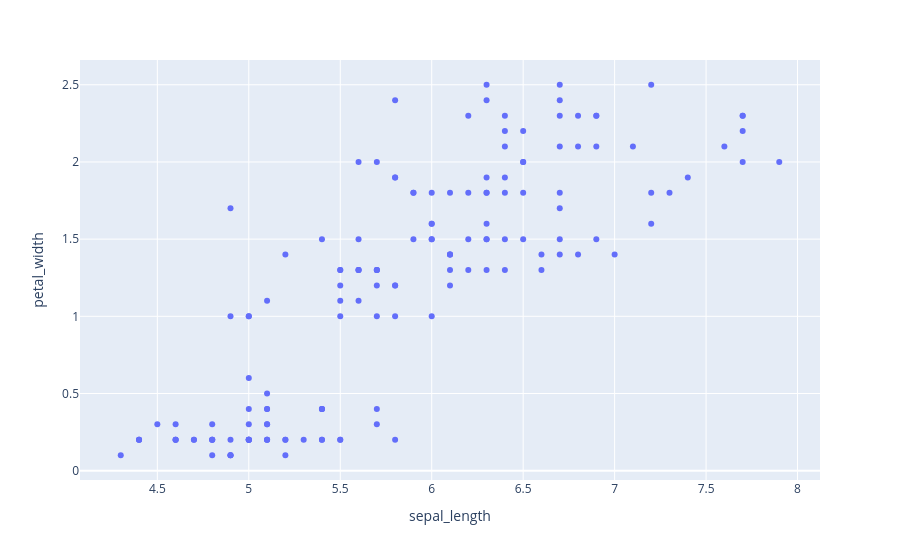

Here is the notebook cell this chart was saved with:
### Markdown cell above
5.4 Interactive driven insight generation
## plotly

### Code cell
df= px.data.iris()
#scatter plot
# df
fig=px.scatter(df,x='sepal_length',y='petal_width')
fig.show()
fig.write_html('plot.html')

### Figure 1 — Plotly figure (JSON) as saved in the notebook; plotly's stock layout.template omitted (floating-point values rounded to 4 significant figures; data arrays with more than 128 entries replaced by an {"elided": "..."} marker saying what was removed)
{"data": [{"hovertemplate": "sepal_length=%{x}<br>petal_width=%{y}<extra></extra>", "legendgroup": "", "marker": {"color": "#636efa", "symbol": "circle"}, "mode": "markers", "name": "", "orientation": "v", "showlegend": false, "type": "scatter", "x": {"elided": "150 float values"}, "xaxis": "x", "y": {"elided": "150 float values"}, "yaxis": "y"}], "layout": {"legend": {"tracegroupgap": 0}, "margin": {"t": 60}, "xaxis": {"anchor": "y", "domain": [0, 1], "title": {"text": "sepal_length"}}, "yaxis": {"anchor": "x", "domain": [0, 1], "title": {"text": "petal_width"}}}}
